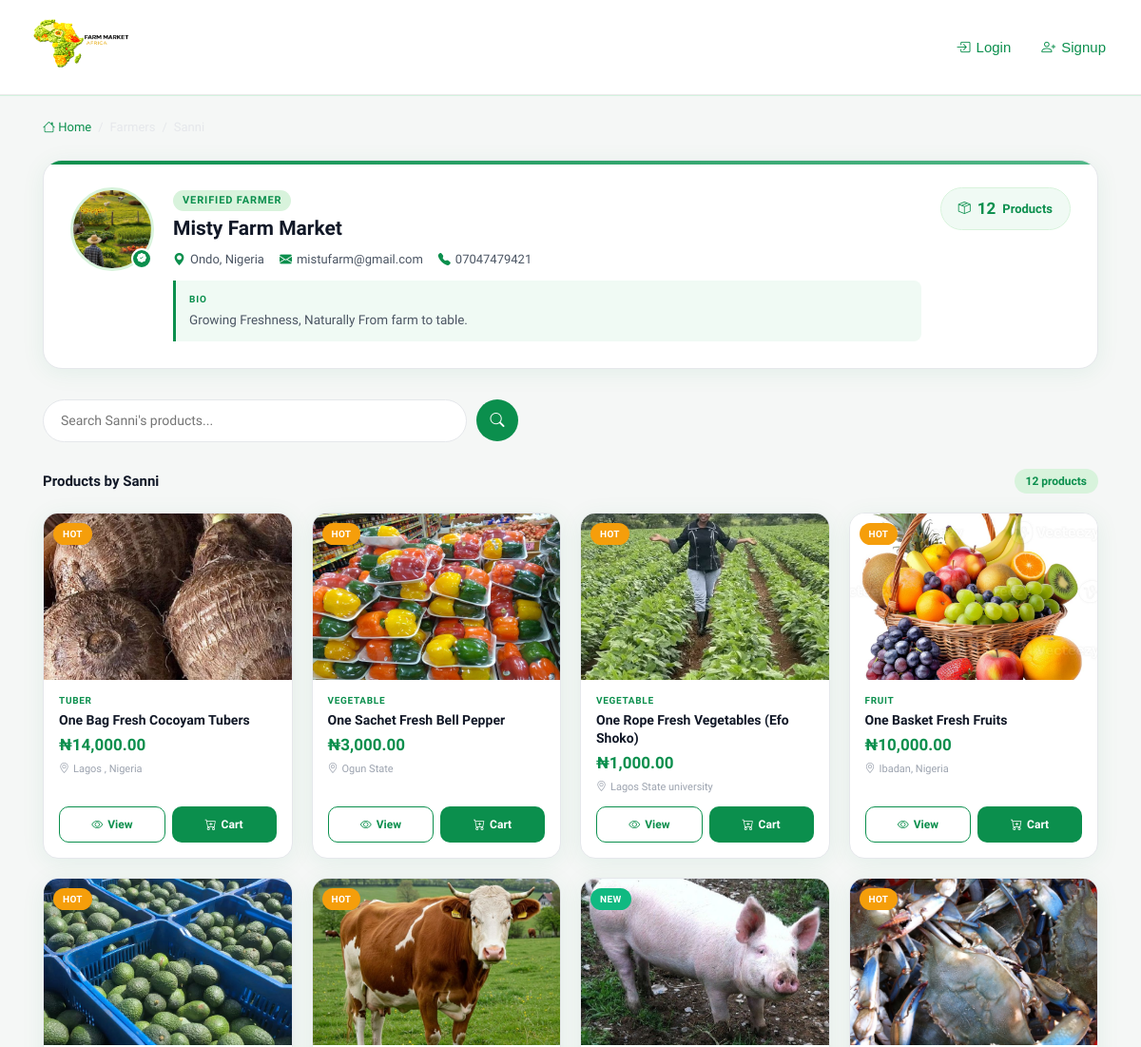
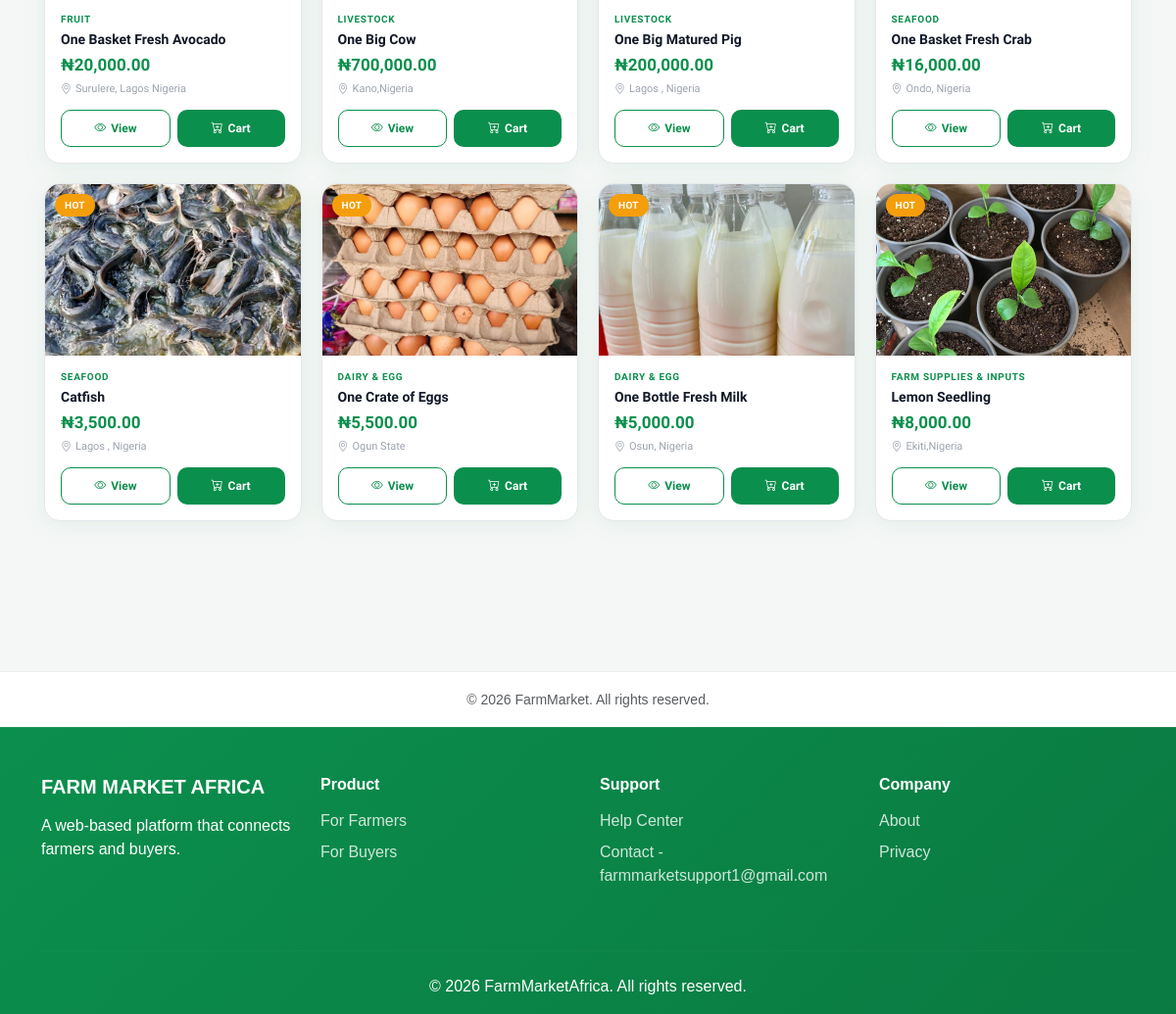
The app's page /farmer/10/ with its own data (2 pictures, top to bottom).
### marketplace/models.py (models this page shows, shortened)
class Profile(models.Model):
    ROLE_CHOICES = (("buyer", "Buyer"), ("farmer", "Farmer"))
    user      = models.OneToOneField(User, on_delete=models.CASCADE)
    role      = models.CharField(max_length=10, choices=ROLE_CHOICES, default="buyer")
    phone     = models.CharField(max_length=20, blank=True, null=True)
    image     = models.ImageField(upload_to="profile_images/", blank=True, null=True)
    bio       = models.TextField(blank=True, null=True)
    location  = models.CharField(max_length=200, blank=True, null=True)
    farm_name = models.CharField(max_length=200, blank=True, null=True)
    address   = models.TextField(blank=True, null=True)

class Product(models.Model):
    CATEGORY_CHOICES = (
        ("grain&cereal",              "Grain & Cereal"),
        ("tuber",                     "Tuber"),
        ("vegetable",                 "Vegetable"),
        ("fruit",                     "Fruit"),
        ("livestock",                 "Livestock"),
        ("seafood",                   "Seafood"),
        ("dairy&egg",                 "Dairy & Egg"),
        ("farmsupplies&inputs",       "Farm Supplies & Inputs"),
        ("organic&specialtyproducts", "Organic & Specialty Products"),
        ("snacks&processedfoods",     "Snacks & Processed Foods"),
        ("farmservices&equipment",    "Farm Services & Equipment"),
        ("beverages",                 "Beverages"),
    )
    farmer      = models.ForeignKey(User, on_delete=models.CASCADE, related_name="products")
    name        = models.CharField(max_length=200)
    category    = models.CharField(max_length=200, choices=CATEGORY_CHOICES)
    description = models.TextField(blank=True, null=True)
    price       = models.DecimalField(max_digits=10, decimal_places=2)
    quantity    = models.IntegerField()
    location    = models.CharField(max_length=200)
    image       = models.ImageField(upload_to="product_images/", blank=True, null=True)
    is_new      = models.BooleanField(default=False)
    is_hot      = models.BooleanField(default=False)
    created_at  = models.DateTimeField(auto_now_add=True)

### marketplace/views.py (the view)
# urls.py: path("farmer/<int:id>/",                         views.farmer_detail,    name="farmer_detail"),
def farmer_detail(request, id):
    farmer   = get_object_or_404(User, id=id)
    products = Product.objects.filter(farmer=farmer)
    return render(request, "farmer_detail.html", {"farmer": farmer, "products": products})

### marketplace/templates/farmer_detail.html (shortened to what this page needs)
{% extends "base.html" %}
{% load static %}
{% load humanize %}
{% block content %}
<div class="fd-wrap">
    <nav class="fd-breadcrumb">
        <a href="{% url 'home' %}"><i class="bi bi-house"></i> Home</a>
        <span>/</span>
        <span>Farmers</span>
        <span>/</span>
        <span>{{ farmer.first_name|default:farmer.username }}</span>
    </nav>
    <div class="fd-profile">
        <div class="fd-profile-top">
            <div class="fd-avatar-wrap">
                {% if farmer.profile.image %}
                    <img src="{{ farmer.profile.image.url }}" class="fd-avatar" alt="{{ farmer.first_name }}">
                {% else %}
                    <div class="fd-avatar-initials">
                        {{ farmer.first_name|first|upper }}{{ farmer.last_name|first|upper }}
                    </div>
                {% endif %}
                <div class="fd-avatar-badge"><i class="bi bi-patch-check-fill"></i></div>
            </div>
            <div class="fd-info">
                <div class="fd-role">Verified Farmer</div>
                <div class="fd-name">
                    {% if farmer.profile.farm_name %}
                        {{ farmer.profile.farm_name }}
                    {% else %}
                        {{ farmer.get_full_name|default:farmer.username }}
                    {% endif %}
                </div>
                <div class="fd-contact-row">
                    {% if farmer.profile.location %}
                    <div class="fd-contact-item">
                        <i class="bi bi-geo-alt-fill"></i>
                        <span>{{ farmer.profile.location }}</span>
                    </div>
                    {% endif %}
                    <div class="fd-contact-item">
                        <i class="bi bi-envelope-fill"></i>
                        <a href="mailto:{{ farmer.email }}">{{ farmer.email }}</a>
                    </div>
                    {% if farmer.profile.phone %}
                    <div class="fd-contact-item">
                        <i class="bi bi-telephone-fill"></i>
                        <a href="tel:{{ farmer.profile.phone }}">{{ farmer.profile.phone }}</a>
                    </div>
                    {% endif %}
                </div>
                {% if farmer.profile.bio %}
                <div class="fd-bio-block">
                    <div class="fd-bio-label">Bio</div>
                    <p class="fd-bio-text">{{ farmer.profile.bio }}</p>
                </div>
                {% endif %}
            </div>
            <div class="fd-stat-pill">
                <i class="bi bi-box-seam"></i>
                <strong>{{ products|length }}</strong>
                Product{{ products|length|pluralize }}
            </div>
        </div>
    </div>
    <div class="fd-search-wrap">
        <input
            type="text"
            id="fdSearch"
            class="fd-search-input"
            placeholder="Search {{ farmer.first_name|default:farmer.username }}'s products..."
        >
        <button class="fd-search-btn"><i class="bi bi-search"></i></button>
    </div>
    <div class="fd-results-bar">
        <span class="fd-results-label">
            Products by {{ farmer.first_name|default:farmer.username }}
        </span>
        <span class="fd-results-count" id="fdCount">
            {{ products|length }} product{{ products|length|pluralize }}
        </span>
    </div>
    <div class="fd-grid" id="fdGrid">
        {% for product in products %}
        <div class="fd-product-card fd-item">
            {% if product.is_new %}
                <div class="fd-product-badge new">New</div>
            {% elif product.is_hot %}
                <div class="fd-product-badge hot">Hot</div>
            {% endif %}
            <div class="fd-product-img">
                {% if product.image %}
                    <a href="{% url 'product_detail' product.id %}">
                        <img src="{{ product.image.url }}" alt="{{ product.name }}">
                    </a>
                {% else %}
                    <div class="fd-product-img-ph">🌿</div>
                {% endif %}
            </div>
            <div class="fd-product-body">
                <div class="fd-product-category">{{ product.get_category_display }}</div>
                <div class="fd-product-name">
                    <a href="{% url 'product_detail' product.id %}">{{ product.name }}</a>
                </div>
                <div class="fd-product-price">₦{{ product.price|floatformat:2|intcomma }}</div>
                {% if product.location %}
                <div class="fd-product-location">
                    <i class="bi bi-geo-alt"></i> {{ product.location }}
                </div>
                {% endif %}
                <div class="fd-product-actions">
                    <a href="{% url 'product_detail' product.id %}" class="fd-btn-view">
                        <i class="bi bi-eye"></i> View
                    </a>
                    <button class="fd-btn-cart"
                            onclick="fdAddToCart({{ product.id }}, '{{ product.name|escapejs }}', this)">
                        <i class="bi bi-cart-plus"></i> Cart
                    </button>
                </div>
            </div>
        </div>
        {% empty %}
        <div class="fd-empty">
            <i class="bi bi-box-seam"></i>
            <h4>No products yet</h4>
            <p>This farmer hasn't listed any products.</p>
        </div>
        {% endfor %}
    </div>
</div>
{% endblock %}

### marketplace/static/css/style.css (style rules this page uses)
* { margin: 0; padding: 0; box-sizing: border-box; }
body { font-family: 'Poppins', sans-serif; background: #f5f7f6; color: #222; }

### marketplace/templates/base.html (style rules this page uses)
body { background: #f5f7f6; font-family: 'Poppins', sans-serif; }

### records on screen
Product: is_new "HOT", image (picture), category "TUBER", name "One Bag Fresh Cocoyam Tubers", price "14,000.00", location "Lagos , Nigeria"
Product: is_new "HOT", image (picture), category "VEGETABLE", name "One Sachet Fresh Bell Pepper", price "3,000.00", location "Ogun State"
Product: is_new "HOT", image (picture), category "VEGETABLE", name "One Rope Fresh Vegetables (Efo Shoko)", price "1,000.00", location "Lagos State university"
Product: is_new "HOT", image (picture), category "FRUIT", name "One Basket Fresh Fruits", price "10,000.00", location "Ibadan, Nigeria"
Product: is_new "HOT", image (picture), category "FRUIT", name "One Basket Fresh Avocado", price "20,000.00", location "Surulere, Lagos Nigeria"
Product: is_new "HOT", image (picture), category "LIVESTOCK", name "One Big Cow", price "700,000.00", location "Kano,Nigeria"
Product: is_new "NEW", image (picture), category "LIVESTOCK", name "One Big Matured Pig", price "200,000.00", location "Lagos , Nigeria"
Product: is_new "HOT", image (picture), category "SEAFOOD", name "One Basket Fresh Crab", price "16,000.00", location "Ondo, Nigeria"
Product: is_new "HOT", image (picture), category "SEAFOOD", name "Catfish", price "3,500.00", location "Lagos , Nigeria"
Product: is_new "HOT", image (picture), category "DAIRY & EGG", name "One Crate of Eggs", price "5,500.00", location "Ogun State"
Product: is_new "HOT", image (picture), category "DAIRY & EGG", name "One Bottle Fresh Milk", price "5,000.00", location "Osun, Nigeria"
Product: is_new "HOT", image (picture), category "FARM SUPPLIES & INPUTS", name "Lemon Seedling", price "8,000.00", location "Ekiti,Nigeria"

### other values on screen
{{ farmer.profile.farm_name }} "Misty Farm Market"
{{ farmer.profile.location }} "Ondo, Nigeria"
{{ farmer.email }} "mistufarm@gmail.com"
{{ farmer.profile.phone }} "07047479421"
{{ farmer.profile.bio }} "Growing Freshness, Naturally From farm to table."
{{ products|length }} "12"
{{ farmer.first_name|default:farmer.username }} "Sanni"
